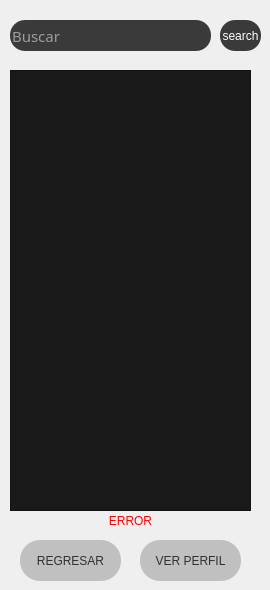
      <widget class="QWidget" name="page_10">
       <widget class="QListWidget" name="people">
        <property name="geometry">
         <rect>
          <x>10</x>
          <y>70</y>
          <width>241</width>
          <height>441</height>
         </rect>
        </property>
        <property name="font">
         <font>
          <family>Times New Roman</family>
          <pointsize>12</pointsize>
         </font>
        </property>
        <property name="styleSheet">
         <string notr="true">color: white;
background-color: rgb(25,25,25);</string>
        </property>
       </widget>
       <widget class="QLineEdit" name="search">
        <property name="geometry">
         <rect>
          <x>10</x>
          <y>20</y>
          <width>201</width>
          <height>31</height>
         </rect>
        </property>
        <property name="font">
         <font>
          <family>Century Gothic</family>
          <pointsize>11</pointsize>
          <weight>50</weight>
          <italic>false</italic>
          <bold>false</bold>
         </font>
        </property>
        <property name="styleSheet">
         <string notr="true">border-radius: 15px;
background-color: rgb(58,58,58);
color:#FFFFFF;
font: 11pt &quot;Century Gothic&quot;;</string>
        </property>
        <property name="placeholderText">
         <string>Buscar</string>
        </property>
       </widget>
       <widget class="QPushButton" name="bttnSearch">
        <property name="geometry">
         <rect>
          <x>220</x>
          <y>20</y>
          <width>41</width>
          <height>31</height>
         </rect>
        </property>
        <property name="cursor">
         <cursorShape>PointingHandCursor</cursorShape>
        </property>
        <property name="styleSheet">
         <string notr="true">border-radius: 15px;
background-color: rgb(58,58,58);
color:#FFFFFF;
font: 13pt &quot;Font Awesome 5 Free Solid&quot;;</string>
        </property>
        <property name="text">
         <string>search</string>
        </property>
       </widget>
       <widget class="QPushButton" name="bError_2">
        <property name="geometry">
         <rect>
          <x>0</x>
          <y>510</y>
          <width>261</width>
          <height>21</height>
         </rect>
        </property>
        <property name="font">
         <font>
          <family>MS Shell Dlg 2</family>
          <pointsize>9</pointsize>
          <weight>9</weight>
          <italic>false</italic>
          <bold>false</bold>
         </font>
        </property>
        <property name="cursor">
         <cursorShape>ArrowCursor</cursorShape>
        </property>
        <property name="styleSheet">
         <string notr="true">background:transparent;
border: none;
font: 75 9pt &quot;MS Shell Dlg 2&quot;;
color: rgb(255, 0, 4);</string>
        </property>
        <property name="text">
         <string>ERROR</string>
        </property>
       </widget>
       <widget class="QPushButton" name="bttnBack_2">
        <property name="geometry">
         <rect>
          <x>20</x>
          <y>540</y>
          <width>101</width>
          <height>41</height>
         </rect>
        </property>
        <property name="cursor">
         <cursorShape>PointingHandCursor</cursorShape>
        </property>
        <property name="styleSheet">
         <string notr="true">Background: #C0C0C0;
border-radius: 20px;
font: 11pt &quot;Century Gothic&quot;;
color:#303030;</string>
        </property>
        <property name="text">
         <string>REGRESAR</string>
        </property>
       </widget>
       <widget class="QPushButton" name="bttnGoProfile_2">
        <property name="geometry">
         <rect>
          <x>140</x>
          <y>540</y>
          <width>101</width>
          <height>41</height>
         </rect>
        </property>
        <property name="cursor">
         <cursorShape>PointingHandCursor</cursorShape>
        </property>
        <property name="styleSheet">
         <string notr="true">Background: #C0C0C0;
border-radius: 20px;
font: 11pt &quot;Century Gothic&quot;;
color:#303030;</string>
        </property>
        <property name="text">
         <string>VER PERFIL</string>
        </property>
       </widget>
      </widget>
